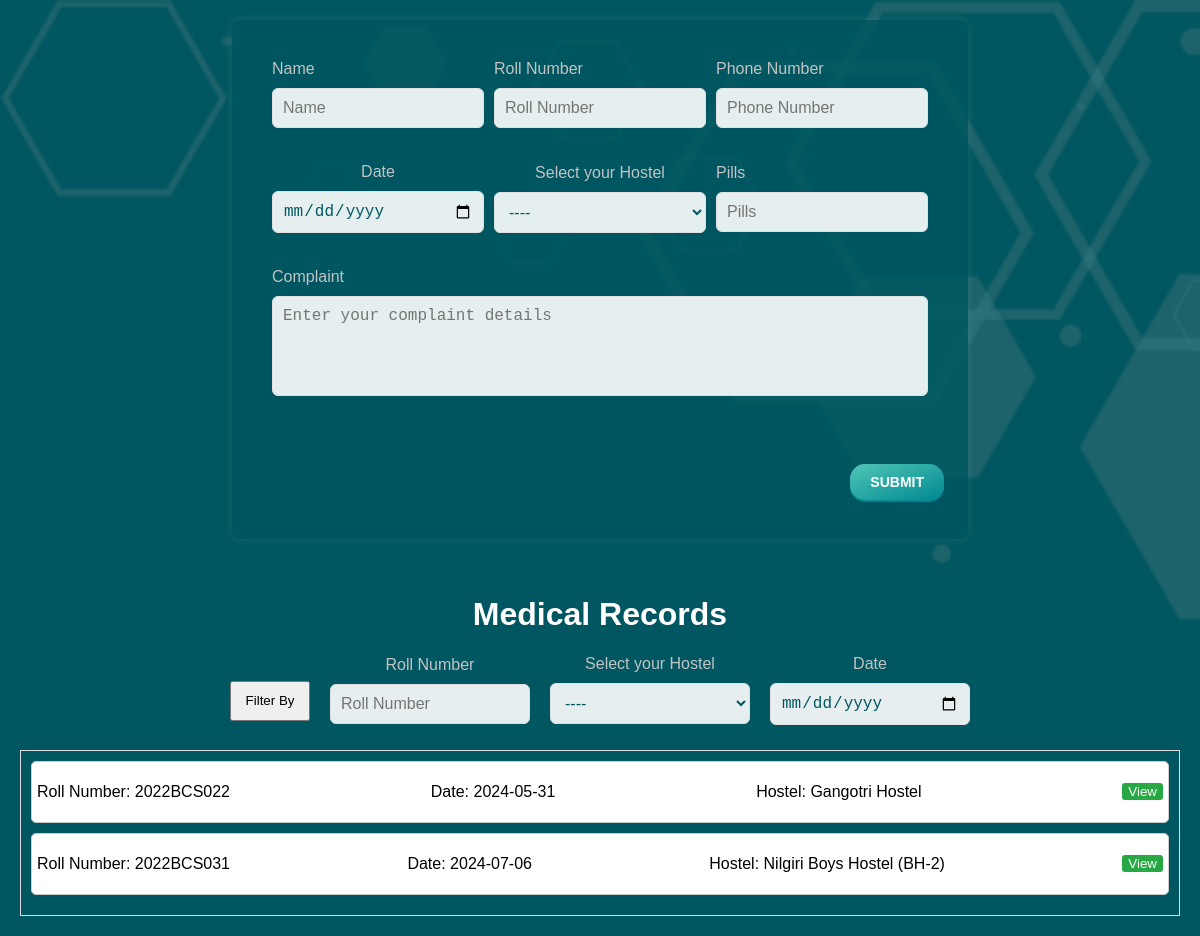
The app's page /medicalrecord, older data.
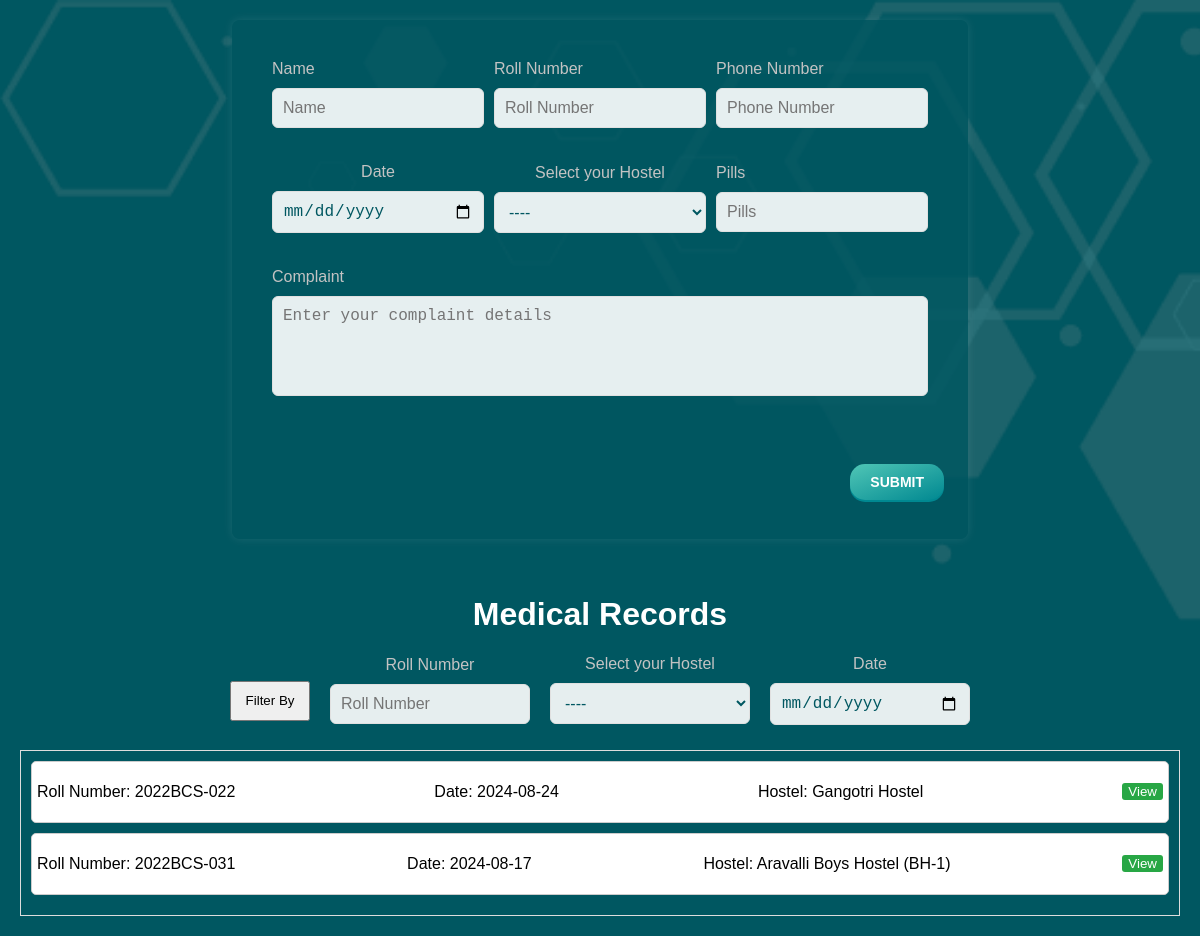
The same page, newer data.
### medico/models.py (models this page shows, shortened)
class MedicalRecord(db.Model):
    id = db.Column(db.Integer, primary_key=True)
    name = db.Column(db.String(100), nullable=False)
    roll_number = db.Column(db.String(50), nullable=False)
    phone_number = db.Column(db.String(15), nullable=False)
    date = db.Column(db.Date, nullable=False)
    hostel = db.Column(db.String(100), nullable=False)
    pills = db.Column(db.String(200), nullable=True)
    complaint = db.Column(db.Text, nullable=False)

### medico/routes.py (the view, shortened to what this page needs)
@app.route('/medicalrecord', methods=['GET', 'POST'])
def medicalrecord_page():
    records = MedicalRecord.query.all()
    return render_template('records.html', records=records)

### medico/templates/records.html (shortened to what this page needs)
<!DOCTYPE html>
<html lang="en">
<head>
</head>
<body
    style="background: url('../static/images/footer-bg.png') no-repeat center center fixed; background-size: cover; background-color: #005761;">
    <div class="container">
        <form method="POST" action="/medicalrecord">
            <div class="form-box">
                <div class="form-row">
                    <div>
                        <label for="named" class="formbold-form-label">Name </label>
                        <input type="text" name="named" id="named" placeholder="Name" class="formbold-form-input" required />
                    </div>
                    <div>
                        <label for="rollnod" class="formbold-form-label">Roll Number</label>
                        <input type="text" name="rollnod" id="rollnod" placeholder="Roll Number" class="formbold-form-input" required />
                    </div>
                    <div>
                        <label for="phoned" class="formbold-form-label">Phone Number </label>
                        <input type="text" name="phoned" id="phoned" placeholder="Phone Number" class="formbold-form-input" required />
                    </div>
                </div>
                <div class="form-row">
                    <div class="formbold-mb-5 w-full">
                        <label for="date" class="formbold-form-label"> Date </label>
                        <input type="date" name="date" id="date" class="formbold-form-input" required />
                    </div>
                    <div class="formbold-mb-5">
                        <label for="Select your Hostel" class="formbold-form-label"> Select your Hostel</label>
                        <select id="hostel" name="hostel" class="formbold-form-input" required>
                            <option value="----">----</option>
                        </select>
                    </div>
                    <div>
                        <label for="pills" class="formbold-form-label">Pills</label>
                        <input type="text" name="pills" id="pills" placeholder="Pills" class="formbold-form-input" />
                    </div>
                </div>
                <div class="form-row">
                    <div style="flex: 1;">
                        <label for="subject" class="formbold-form-label">Complaint</label>
                        <textarea id="subject" name="subject" placeholder="Enter your complaint details"
                            class="formbold-form-input" style="height:100px"></textarea>
                    </div>
                </div>
            </div>
            <div class="form-row" style="justify-content: flex-end;">
                <button type="submit" class="buttond">Submit</button>
            </div>
        </form>
    </div>
    <br>
    <br>
    <div class="records">
        <h1 style="color: white;">Medical Records </h1>
        <form class="filter"method="POST" action="/filtermedrecord"><div class="task-form">
            <button id="add-task" style=" height: 40px; width: 80px; margin-top: 1.5%;">
                Filter By
            </button>
    <div class="formbold-mb-5">
    <label for="rollNumber" class="formbold-form-label">Roll Number</label>
    <input type="text" name="rollNumber" id="rollNumber" placeholder="Roll Number" class="formbold-form-input" />
    </div>
    <div class="formbold-mb-5">
    <label for="Select your Hostel" class="formbold-form-label"> Select your Hostel</label>
    <select id="hostel" name="hostel" class="formbold-form-input">
        <option value="----">----</option>
    </select>
    </div>
            <div class="formbold-mb-5 w-full">
                <label for="deadline" class="formbold-form-label"> Date </label>
                <input type="date" name="date" id="date" class="formbold-form-input" />
            </div>
        </div>
    </form>
    </div>
    <div class="task-list" id="task-list" style="color: #f2f2f2;">
        {% for record in records %}
        <div class="task">
            <p>Roll Number: {{ record.roll_number }}</p>
            <p>Date: {{ record.date.strftime('%Y-%m-%d') }}</p>
            <p>Hostel: {{ record.hostel }}</p>
            <button class="view" data-id="{{ record.id }}">View</button>
        </div>
        {% endfor %}
    </div>
</body>
</html>

### medico/templates/records.html (style rules this page uses)
body { font-family: Arial, sans-serif; margin: 20px; background-color: #f4f4f4; }
.container { width: 60%; margin: auto; background: rgba(0, 87, 97, 0.8); padding: 20px; border-radius: 8px; box-shadow: 0 0 10px rgba(251, 244, 244, 0.1); }
.form-box { padding: 20px; margin-bottom: 20px; border-radius: 8px; }
.form-row { display: flex; justify-content: space-between; margin-bottom: 15px; }
.form-row div { flex: 1; margin-right: 10px; }
.form-row div:last-child { margin-right: 0; }
.form-box label { display: block; margin-bottom: 5px; }
.form-box input, .form-box select, .form-box textarea { width: 100%; padding: 10px; box-sizing: border-box; }
.form-box .form-row:last-child { justify-content: flex-end; }
.buttond { display: inline-block; padding: 10px 20px; margin: 4px; font-size: 14px; font-weight: bold; text-transform: uppercase; color: #fff; background-image: linear-gradient(to bottom right, #50c6b6, #008891); border: none; border-radius: 15px; box-shadow: 0px 2px 0px #008891; transition: all 0.2s ease-in-out; cursor: pointer; }
.records { text-align: center; }
.formbold-form-input { width: 100%; padding: 12px 24px; border-radius: 6px; border: 1px solid #e0e0e0; background: rgba(255, 255, 255, 0.9); font-weight: 500; font-size: 16px; color: #005761; outline: none; resize: none; }
.formbold-form-label { display: block; font-weight: 500; font-size: 16px; color: #c3c3c3; margin-bottom: 12px; }
.records { margin: 20px; }
.form-row { display: flex; justify-content: space-between; align-items: center; }
.formbold-form-label { display: block; margin-bottom: 5px; }
.formbold-form-input { width: 100%; padding: 8px; box-sizing: border-box; }
.task-form { display: flex; justify-content: center; align-items: center; gap: 20px; }
.formbold-mb-5 { display: flex; flex-direction: column; align-items: center; }
.formbold-form-input { padding: 10px; margin-top: 5px; margin-bottom: 5px; width: 200px; }
.task-list { border: 1px solid #ddd; padding: 10px; }
.task { display: flex; justify-content: space-between; align-items: center; margin-bottom: 10px; padding: 5px; border: 1px solid #ccc; border-radius: 5px; background-color: white; color: black; }
.task button { background-color: #28a745; color: white; border: none; border-radius: 3px; cursor: pointer; }
.view { background-color: #28a745; color: white; border: none; border-radius: 3px; cursor: pointer; }

Row changes from the older to the newer data that the page shows:
changed MedicalRecord "Gangotri Hostel": roll_number "2022BCS022" → "2022BCS-022"; date "2024-05-31" → "2024-08-24"
changed MedicalRecord: roll_number "2022BCS031" → "2022BCS-031"; date "2024-07-06" → "2024-08-17"; hostel "Nilgiri Boys Hostel (BH-2)" → "Aravalli Boys Hostel (BH-1)"
